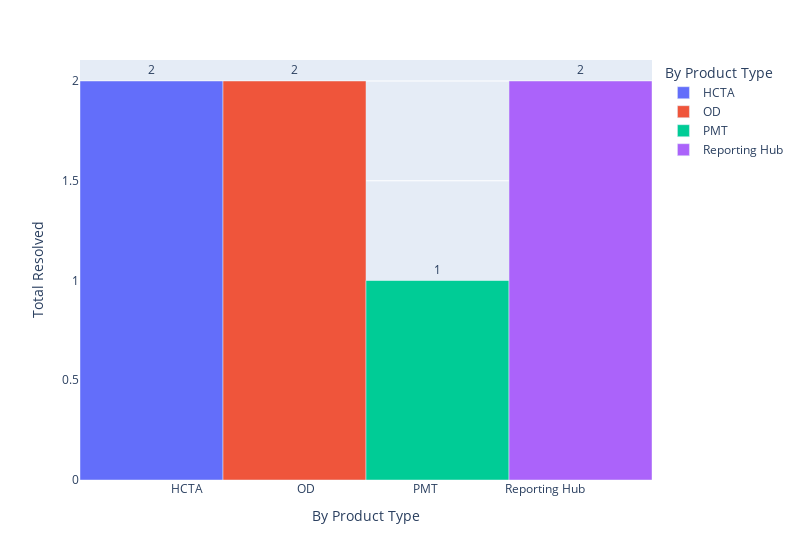

Source (notebook cell):
### Code cell
def my_graph(df, date_range):
    report_type = df.columns[0]
    month_list = get_rep_month_list(df, date_range)
    df_report = get_report_by_range(df, month_list)
    if date_range == 1:
        fig = px.bar(df_report, x=report_type, y="Total Resolved", barmode="group", text_auto=True, color=report_type, width=800)
        fig.update_traces(textposition='outside', width=1.2)
        return fig
    if date_range == 3:
        fig = px.bar(df_report, x="Month", y="Total Resolved", barmode="group", text_auto=True, color=report_type, width=800)
        fig.update_traces(textposition='outside')
        return fig
    return "Input Error"

my_graph(df3, 1)

### Figure 1 — Plotly figure (JSON) as saved in the notebook; plotly's stock layout.template omitted (floating-point values rounded to 4 significant figures)
{"data": [{"alignmentgroup": "True", "hovertemplate": "By Product Type=%{x}<br>Total Resolved=%{y}<extra></extra>", "legendgroup": "HCTA", "marker": {"color": "#636efa", "pattern": {"shape": ""}}, "name": "HCTA", "offsetgroup": "HCTA", "orientation": "v", "showlegend": true, "textposition": "outside", "texttemplate": "%{y}", "type": "bar", "width": 1.2, "x": ["HCTA"], "xaxis": "x", "y": [2], "yaxis": "y"}, {"alignmentgroup": "True", "hovertemplate": "By Product Type=%{x}<br>Total Resolved=%{y}<extra></extra>", "legendgroup": "OD", "marker": {"color": "#EF553B", "pattern": {"shape": ""}}, "name": "OD", "offsetgroup": "OD", "orientation": "v", "showlegend": true, "textposition": "outside", "texttemplate": "%{y}", "type": "bar", "width": 1.2, "x": ["OD"], "xaxis": "x", "y": [2], "yaxis": "y"}, {"alignmentgroup": "True", "hovertemplate": "By Product Type=%{x}<br>Total Resolved=%{y}<extra></extra>", "legendgroup": "PMT", "marker": {"color": "#00cc96", "pattern": {"shape": ""}}, "name": "PMT", "offsetgroup": "PMT", "orientation": "v", "showlegend": true, "textposition": "outside", "texttemplate": "%{y}", "type": "bar", "width": 1.2, "x": ["PMT"], "xaxis": "x", "y": [1], "yaxis": "y"}, {"alignmentgroup": "True", "hovertemplate": "By Product Type=%{x}<br>Total Resolved=%{y}<extra></extra>", "legendgroup": "Reporting Hub", "marker": {"color": "#ab63fa", "pattern": {"shape": ""}}, "name": "Reporting Hub", "offsetgroup": "Reporting Hub", "orientation": "v", "showlegend": true, "textposition": "outside", "texttemplate": "%{y}", "type": "bar", "width": 1.2, "x": ["Reporting Hub"], "xaxis": "x", "y": [2], "yaxis": "y"}], "layout": {"barmode": "group", "legend": {"title": {"text": "By Product Type"}, "tracegroupgap": 0}, "margin": {"t": 60}, "width": 800, "xaxis": {"anchor": "y", "categoryarray": ["HCTA", "OD", "PMT", "Reporting Hub"], "categoryorder": "array", "domain": [0, 1], "title": {"text": "By Product Type"}}, "yaxis": {"anchor": "x", "domain": [0, 1], "title": {"text": "Total Resolved"}}}}
